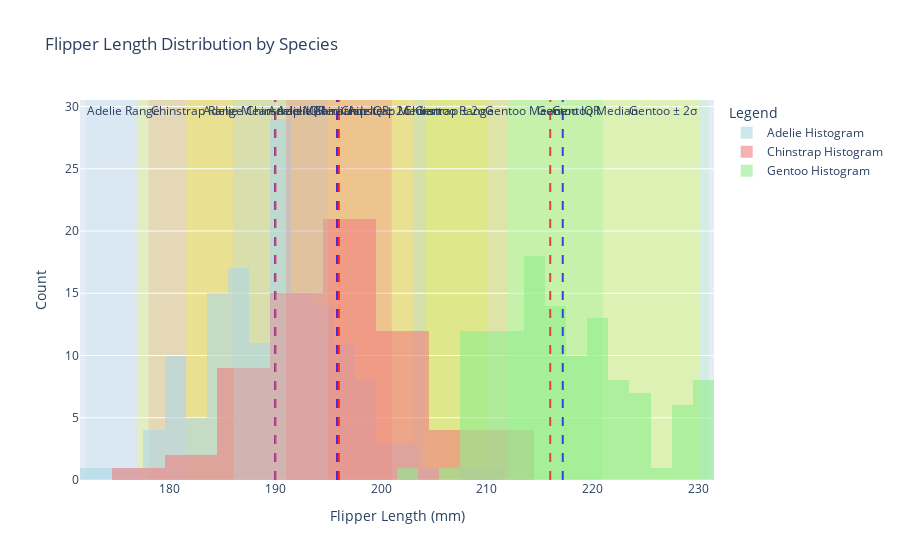

Notebook code cell kept with this figure:
### Markdown cell above
#### 1. Use *fig.add_[h/v]line()* and *fig.add_[h/v]rect()* to mark, respspectively, location (mean and median) and scale (range, interquartile range, and a range defined by two standard deviations away from the mean in both directions) of *flipper_length_mm* for each _species_ onto _plotly_ histograms of *flipper_length_mm* for each _species_ in the penguins dataset<br>

<details class="details-example"><summary style="color:blue"><u>Further Guidance</u></summary>

**Time Management Warning**: it takes a long time to make a figure, whether you're working with a ChatBot, or building it from scratch based on trial and error changes with your code. ChatBots remove the need to understand the detailed nuances of data visualization library arguments and construction procedures. But after you've passed the 30 minute range of effort working with your ChatBot for this problem to try to get what you want, then your only options are to start a new session and hope for a smoother experience based on improved clarity of your directions, or submit what you have along with a brief note highlighting the duration in your chatlog history where your efforts to make progress did not produce the desired outcome.

> The code referenced above [*fig.add_[h/v]line()*](https://plotly.com/python/horizontal-vertical-shapes/) and [*fig.add_[h/v]rect()*](https://plotly.com/python/line-charts/) refer to `fig.add_hline()` and `fig.add_hline()` and `fig.add_hrect()` and `fig.add_vrect()` which overly lines rectangles onto a figure from different orientation perspectives.
>
> - _There are several considerations in this problem..._
>     - _The histograms can be on the same figure, on separate figures, or separated into different panels in the same figure_
>     - _The elements within a figure should be well annotated, probobably using a so-called legend to help make sure annotations don't overlap each other and are clear and readible_
> - _There are several ways to approach this problem..._
>     - _You will likely be very pleased when you run the code returned to you as the result of pasting this question in as a prompt into a ChatBot session; but, you will also likely need to interact with the ChatBot to ask for adjustments to the code which give a final satisfactory figure (and this is the recommended approach to get the experience this problem intends you to have)_
>     - _**When using a ChatBot, if the code provided by your ChatBot results in an error, show the error to your ChatBot and iterate this process with the adjusted "fixed" code provided by the ChatBot... this process usually converges some something workable that's pretty close to what you were going for**_
>     - <u>**And don't forget, a ChatBot can explain what how code it provides works, if you ask it to...**</u>
>     - _You could alternatively figure out how to code this plot up for yourself by looking at the provided documentation links and perhaps using some additional google searchers or ChatBot queries to help out with specific issues or examples; and, if you end up interested in figuring out a little more how the code works that's great and definitely feel free to go ahead and do so, but at this stage the point of this problem is to understand the general ideas of figures themselves as opposed to being an expert about the code that generated them_
    
</details>

### Code cell
import seaborn as sns
import plotly.graph_objects as go
import numpy as np
penguins = sns.load_dataset('penguins')
penguins = penguins.dropna(subset=['flipper_length_mm'])
species_list = penguins['species'].unique()
fig = go.Figure()
colors = {'Adelie': 'lightblue', 'Gentoo': 'lightgreen', 'Chinstrap': 'lightcoral'}
for species in species_list:
    species_data = penguins[penguins['species'] == species]['flipper_length_mm']
    
  
    mean = species_data.mean()
    median = species_data.median()
    std_dev = species_data.std()
    iqr = np.percentile(species_data, 75) - np.percentile(species_data, 25)
    min_value = species_data.min()
    max_value = species_data.max()


    fig.add_trace(go.Histogram(x=species_data, name=f'{species} Histogram', opacity=0.6, marker_color=colors[species]))

    fig.add_vline(x=mean, line=dict(color='blue', dash='dash'), name=f'{species} Mean', 
                  annotation_text=f"{species} Mean", annotation_position="top left")

    fig.add_vline(x=median, line=dict(color='red', dash='dash'), name=f'{species} Median',
                  annotation_text=f"{species} Median", annotation_position="top right")

    fig.add_vrect(x0=min_value, x1=max_value, fillcolor=colors[species], opacity=0.2, layer="below", line_width=0,
                  annotation_text=f'{species} Range', annotation_position="top left")

    fig.add_vrect(x0=np.percentile(species_data, 25), x1=np.percentile(species_data, 75),
                  fillcolor=colors[species], opacity=0.3, line_width=0, annotation_text=f'{species} IQR')

    fig.add_vrect(x0=mean - 2 * std_dev, x1=mean + 2 * std_dev, fillcolor='yellow', opacity=0.2, layer="below",
                  line_width=0, annotation_text=f'{species} ± 2σ')

fig.update_layout(
    title="Flipper Length Distribution by Species",
    xaxis_title="Flipper Length (mm)",
    yaxis_title="Count",
    legend_title="Legend",
    barmode='overlay'
)

fig.show()

### Figure 1 — Plotly figure (JSON) as saved in the notebook; plotly's stock layout.template omitted (floating-point values rounded to 4 significant figures; data arrays with more than 128 entries replaced by an {"elided": "..."} marker saying what was removed)
{"data": [{"marker": {"color": "lightblue"}, "name": "Adelie Histogram", "opacity": 0.6, "type": "histogram", "x": {"elided": "151 int values"}}, {"marker": {"color": "lightcoral"}, "name": "Chinstrap Histogram", "opacity": 0.6, "type": "histogram", "x": [192, 196, 193, 188, 197, 198, 178, 197, 195, 198, 193, 194, 185, 201, 190, 201, 197, 181, 190, 195, 181, 191, 187, 193, 195, 197, 200, 200, 191, 205, 187, 201, 187, 203, 195, 199, 195, 210, 192, 205, 210, 187, 196, 196, 196, 201, 190, 212, 187, 198, 199, 201, 193, 203, 187, 197, 191, 203, 202, 194, 206, 189, 195, 207, 202, 193, 210, 198]}, {"marker": {"color": "lightgreen"}, "name": "Gentoo Histogram", "opacity": 0.6, "type": "histogram", "x": [211, 230, 210, 218, 215, 210, 211, 219, 209, 215, 214, 216, 214, 213, 210, 217, 210, 221, 209, 222, 218, 215, 213, 215, 215, 215, 216, 215, 210, 220, 222, 209, 207, 230, 220, 220, 213, 219, 208, 208, 208, 225, 210, 216, 222, 217, 210, 225, 213, 215, 210, 220, 210, 225, 217, 220, 208, 220, 208, 224, 208, 221, 214, 231, 219, 230, 214, 229, 220, 223, 216, 221, 221, 217, 216, 230, 209, 220, 215, 223, 212, 221, 212, 224, 212, 228, 218, 218, 212, 230, 218, 228, 212, 224, 214, 226, 216, 222, 203, 225, 219, 228, 215, 228, 216, 215, 210, 219, 208, 209, 216, 229, 213, 230, 217, 230, 217, 222, 214, 215, 222, 212, 213]}], "layout": {"annotations": [{"showarrow": false, "text": "Adelie Mean", "x": 190.0, "xanchor": "right", "xref": "x", "y": 1, "yanchor": "top", "yref": "y domain"}, {"showarrow": false, "text": "Adelie Median", "x": 190, "xanchor": "left", "xref": "x", "y": 1, "yanchor": "top", "yref": "y domain"}, {"showarrow": false, "text": "Adelie Range", "x": 172, "xanchor": "left", "xref": "x", "y": 1, "yanchor": "top", "yref": "y domain"}, {"showarrow": false, "text": "Adelie IQR", "x": 195, "xanchor": "right", "xref": "x", "y": 1, "yanchor": "top", "yref": "y domain"}, {"showarrow": false, "text": "Adelie ± 2σ", "x": 203.0, "xanchor": "right", "xref": "x", "y": 1, "yanchor": "top", "yref": "y domain"}, {"showarrow": false, "text": "Chinstrap Mean", "x": 195.8, "xanchor": "right", "xref": "x", "y": 1, "yanchor": "top", "yref": "y domain"}, {"showarrow": false, "text": "Chinstrap Median", "x": 196, "xanchor": "left", "xref": "x", "y": 1, "yanchor": "top", "yref": "y domain"}, {"showarrow": false, "text": "Chinstrap Range", "x": 178, "xanchor": "left", "xref": "x", "y": 1, "yanchor": "top", "yref": "y domain"}, {"showarrow": false, "text": "Chinstrap IQR", "x": 201, "xanchor": "right", "xref": "x", "y": 1, "yanchor": "top", "yref": "y domain"}, {"showarrow": false, "text": "Chinstrap ± 2σ", "x": 210.1, "xanchor": "right", "xref": "x", "y": 1, "yanchor": "top", "yref": "y domain"}, {"showarrow": false, "text": "Gentoo Mean", "x": 217.2, "xanchor": "right", "xref": "x", "y": 1, "yanchor": "top", "yref": "y domain"}, {"showarrow": false, "text": "Gentoo Median", "x": 216, "xanchor": "left", "xref": "x", "y": 1, "yanchor": "top", "yref": "y domain"}, {"showarrow": false, "text": "Gentoo Range", "x": 203, "xanchor": "left", "xref": "x", "y": 1, "yanchor": "top", "yref": "y domain"}, {"showarrow": false, "text": "Gentoo IQR", "x": 221, "xanchor": "right", "xref": "x", "y": 1, "yanchor": "top", "yref": "y domain"}, {"showarrow": false, "text": "Gentoo ± 2σ", "x": 230.2, "xanchor": "right", "xref": "x", "y": 1, "yanchor": "top", "yref": "y domain"}], "barmode": "overlay", "legend": {"title": {"text": "Legend"}}, "shapes": [{"line": {"color": "blue", "dash": "dash"}, "name": "Adelie Mean", "type": "line", "x0": 190.0, "x1": 190.0, "xref": "x", "y0": 0, "y1": 1, "yref": "y domain"}, {"line": {"color": "red", "dash": "dash"}, "name": "Adelie Median", "type": "line", "x0": 190, "x1": 190, "xref": "x", "y0": 0, "y1": 1, "yref": "y domain"}, {"fillcolor": "lightblue", "layer": "below", "line": {"width": 0}, "opacity": 0.2, "type": "rect", "x0": 172, "x1": 210, "xref": "x", "y0": 0, "y1": 1, "yref": "y domain"}, {"fillcolor": "lightblue", "line": {"width": 0}, "opacity": 0.3, "type": "rect", "x0": 186, "x1": 195, "xref": "x", "y0": 0, "y1": 1, "yref": "y domain"}, {"fillcolor": "yellow", "layer": "below", "line": {"width": 0}, "opacity": 0.2, "type": "rect", "x0": 176.9, "x1": 203.0, "xref": "x", "y0": 0, "y1": 1, "yref": "y domain"}, {"line": {"color": "blue", "dash": "dash"}, "name": "Chinstrap Mean", "type": "line", "x0": 195.8, "x1": 195.8, "xref": "x", "y0": 0, "y1": 1, "yref": "y domain"}, {"line": {"color": "red", "dash": "dash"}, "name": "Chinstrap Median", "type": "line", "x0": 196, "x1": 196, "xref": "x", "y0": 0, "y1": 1, "yref": "y domain"}, {"fillcolor": "lightcoral", "layer": "below", "line": {"width": 0}, "opacity": 0.2, "type": "rect", "x0": 178, "x1": 212, "xref": "x", "y0": 0, "y1": 1, "yref": "y domain"}, {"fillcolor": "lightcoral", "line": {"width": 0}, "opacity": 0.3, "type": "rect", "x0": 191, "x1": 201, "xref": "x", "y0": 0, "y1": 1, "yref": "y domain"}, {"fillcolor": "yellow", "layer": "below", "line": {"width": 0}, "opacity": 0.2, "type": "rect", "x0": 181.6, "x1": 210.1, "xref": "x", "y0": 0, "y1": 1, "yref": "y domain"}, {"line": {"color": "blue", "dash": "dash"}, "name": "Gentoo Mean", "type": "line", "x0": 217.2, "x1": 217.2, "xref": "x", "y0": 0, "y1": 1, "yref": "y domain"}, {"line": {"color": "red", "dash": "dash"}, "name": "Gentoo Median", "type": "line", "x0": 216, "x1": 216, "xref": "x", "y0": 0, "y1": 1, "yref": "y domain"}, {"fillcolor": "lightgreen", "layer": "below", "line": {"width": 0}, "opacity": 0.2, "type": "rect", "x0": 203, "x1": 231, "xref": "x", "y0": 0, "y1": 1, "yref": "y domain"}, {"fillcolor": "lightgreen", "line": {"width": 0}, "opacity": 0.3, "type": "rect", "x0": 212, "x1": 221, "xref": "x", "y0": 0, "y1": 1, "yref": "y domain"}, {"fillcolor": "yellow", "layer": "below", "line": {"width": 0}, "opacity": 0.2, "type": "rect", "x0": 204.2, "x1": 230.2, "xref": "x", "y0": 0, "y1": 1, "yref": "y domain"}], "title": {"text": "Flipper Length Distribution by Species"}, "xaxis": {"title": {"text": "Flipper Length (mm)"}}, "yaxis": {"title": {"text": "Count"}}}}
